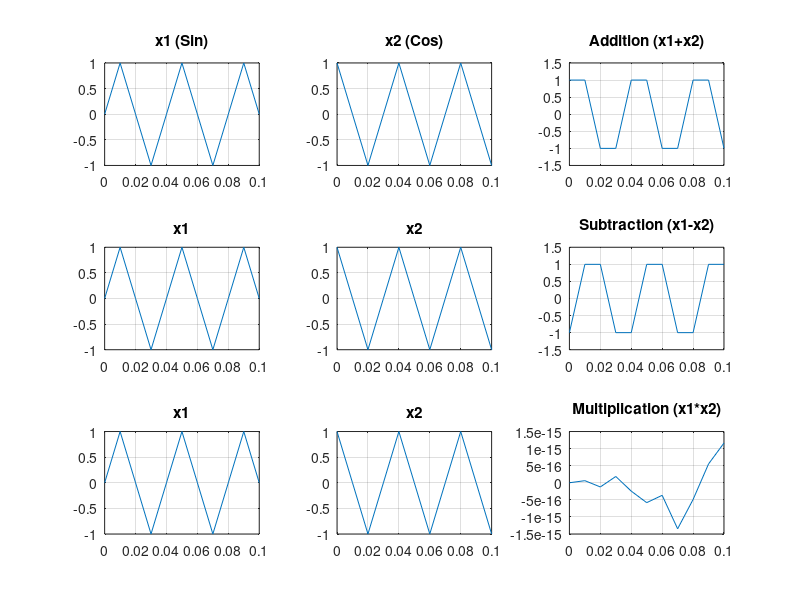

The MATLAB source for this figure:
% Time and Signal Definitions
t = 0:0.01:0.1;
f = 25;
t1 = 2*pi*f*t;
x1 = sin(t1);
x2 = cos(t1);

% --- Addition Section ---
subplot(3,3,1)
plot(t,x1)
title('x1 (Sin)')
grid on;

subplot(3,3,2)
plot(t,x2)
title('x2 (Cos)')
grid on;

subplot(3,3,3)
y_add = x1 + x2;
plot(t,y_add)
title('Addition (x1+x2)')
grid on;

% --- Subtraction Section ---
subplot(3,3,4)
plot(t,x1)
title('x1')
grid on;

subplot(3,3,5)
plot(t,x2)
title('x2')
grid on;

subplot(3,3,6)
y_sub = x1 - x2;
plot(t,y_sub)
title('Subtraction (x1-x2)')
grid on;

% --- Multiplication Section ---
subplot(3,3,7)
plot(t,x1)
title('x1')
grid on;

subplot(3,3,8)
plot(t,x2)
title('x2')
grid on;

subplot(3,3,9)
y_mul = x1 .* x2; % Note the dot for element-wise multiplication
plot(t,y_mul)
title('Multiplication (x1*x2)')
grid on;
